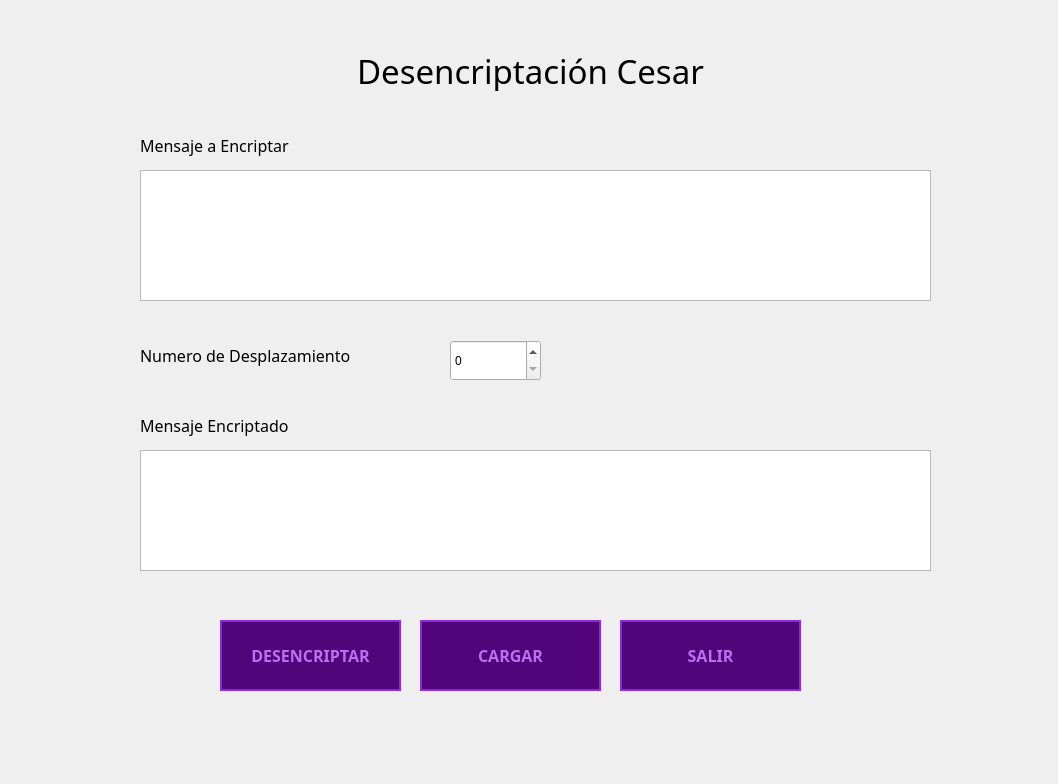
<?xml version="1.0" encoding="UTF-8"?>
<ui version="4.0">
 <class>frmdecodecesar</class>
 <widget class="QDialog" name="frmdecodecesar">
  <property name="geometry">
   <rect>
    <x>0</x>
    <y>0</y>
    <width>1058</width>
    <height>784</height>
   </rect>
  </property>
  <property name="windowTitle">
   <string>Dialog</string>
  </property>
  <property name="styleSheet">
   <string notr="true">QPushButton {
    background-color: #52057B;
    color: #BC6FF1;            
    border: 2px solid #892CDC; 
    padding: 10px 20px;
    font-family: VCR OSD Mono;
    font-weight: bold;
    font-size: 16px;
}

QPushButton:hover {
    background-color: #892CDC; 
    color: #000000;            
    border: 2px solid #BC6FF1; 
}


QPushButton:pressed {
    background-color: #BC6FF1; 
    color: #000000;
    border: 2px solid #000000;
    padding-left: 12px;        
    padding-top: 12px;
}




QWidget#centralwidget, QWidget#Form {
    background-color: #000000; 
}
</string>
  </property>
  <widget class="QLabel" name="label">
   <property name="geometry">
    <rect>
     <x>230</x>
     <y>50</y>
     <width>601</width>
     <height>41</height>
    </rect>
   </property>
   <property name="font">
    <font>
     <family>VCR OSD Mono</family>
     <pointsize>25</pointsize>
    </font>
   </property>
   <property name="text">
    <string>Desencriptación Cesar</string>
   </property>
   <property name="alignment">
    <set>Qt::AlignmentFlag::AlignCenter</set>
   </property>
  </widget>
  <widget class="QPushButton" name="pushButton_5">
   <property name="geometry">
    <rect>
     <x>420</x>
     <y>620</y>
     <width>181</width>
     <height>71</height>
    </rect>
   </property>
   <property name="text">
    <string>CARGAR</string>
   </property>
  </widget>
  <widget class="QPushButton" name="pushButton_4">
   <property name="geometry">
    <rect>
     <x>620</x>
     <y>620</y>
     <width>181</width>
     <height>71</height>
    </rect>
   </property>
   <property name="text">
    <string>SALIR</string>
   </property>
  </widget>
  <widget class="QPushButton" name="pushButton_3">
   <property name="geometry">
    <rect>
     <x>220</x>
     <y>620</y>
     <width>181</width>
     <height>71</height>
    </rect>
   </property>
   <property name="text">
    <string>DESENCRIPTAR</string>
   </property>
  </widget>
  <widget class="QLabel" name="label_2">
   <property name="geometry">
    <rect>
     <x>140</x>
     <y>130</y>
     <width>341</width>
     <height>31</height>
    </rect>
   </property>
   <property name="font">
    <font>
     <family>VCR OSD Mono</family>
     <pointsize>12</pointsize>
    </font>
   </property>
   <property name="text">
    <string>Mensaje a Encriptar</string>
   </property>
  </widget>
  <widget class="QPlainTextEdit" name="boxPlano">
   <property name="geometry">
    <rect>
     <x>140</x>
     <y>170</y>
     <width>791</width>
     <height>131</height>
    </rect>
   </property>
  </widget>
  <widget class="QPlainTextEdit" name="boxEncriptado">
   <property name="geometry">
    <rect>
     <x>140</x>
     <y>450</y>
     <width>791</width>
     <height>121</height>
    </rect>
   </property>
  </widget>
  <widget class="QLabel" name="label_4">
   <property name="geometry">
    <rect>
     <x>140</x>
     <y>340</y>
     <width>401</width>
     <height>31</height>
    </rect>
   </property>
   <property name="font">
    <font>
     <family>VCR OSD Mono</family>
     <pointsize>12</pointsize>
    </font>
   </property>
   <property name="text">
    <string>Numero de Desplazamiento</string>
   </property>
  </widget>
  <widget class="QSpinBox" name="spinBox">
   <property name="geometry">
    <rect>
     <x>450</x>
     <y>340</y>
     <width>91</width>
     <height>41</height>
    </rect>
   </property>
  </widget>
  <widget class="QLabel" name="label_3">
   <property name="geometry">
    <rect>
     <x>140</x>
     <y>410</y>
     <width>501</width>
     <height>31</height>
    </rect>
   </property>
   <property name="font">
    <font>
     <family>VCR OSD Mono</family>
     <pointsize>12</pointsize>
    </font>
   </property>
   <property name="text">
    <string>Mensaje Encriptado</string>
   </property>
  </widget>
 </widget>
 <resources/>
 <connections/>
</ui>
